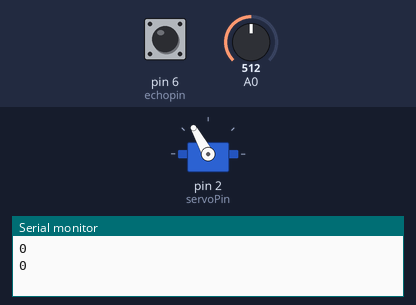
The sketch below on a simulated Arduino Uno, built with avr-gcc and run on an emulated ATmega328P. Shown: servo, the last lines printed to the serial monitor. Inputs (shaded band) come from the test bench; at power-on: A0 = 512, pin 6 (echopin) LOW.

Above: at 2.2 s.
2.3 s: A0 set to 716
At 5.5 s:
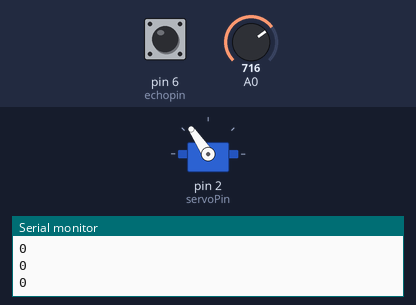
5.8 s: A0 set to 511
At 8.3 s:
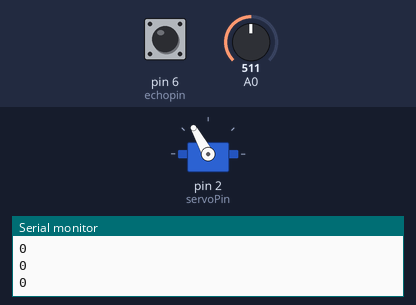
9.0 s: pin 6 (echopin) pulsed HIGH 2 times (0.12 s each, 0.3 s apart)
At 10.2 s:
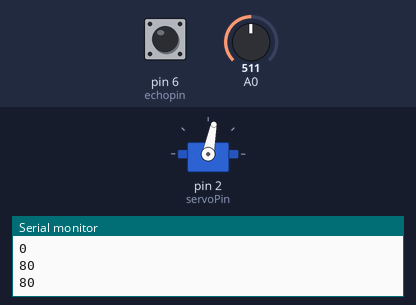
Timing chart, 0 to 13.1 s (numbered marks = the images above; inputs shaded):
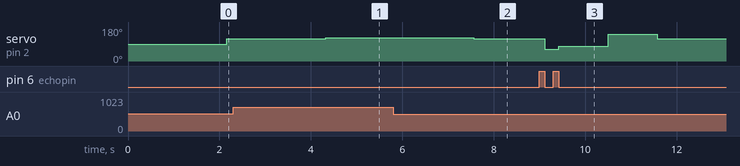

Measured:
- after the input at 2.3 s, servo on pin 2 (servoPin): 119° → 124° after 2.0 s
- after the input at 5.8 s, servo on pin 2 (servoPin): 124° → 119° after 1.8 s
- after the input at 9.0 s, servo on pin 2 (servoPin): 119° → 62° after 0.12 s, → 79° 0.30 s later, → 142° 1.1 s later, → 119° 1.1 s later

The sketch:

BallBeamArduinoCode_hcsr04.ino
```cpp
#include<Servo.h>
#include<PID_v1.h>

#define echopin 6 // echo pin
#define trigpin 7 // Trigger pin

const int servoPin = 2;                                               //Servo Pin

float Kp = 0.5;                                                    //Initial Proportional Gain
float Ki = 0.0;                                                      //Initial Integral Gain
float Kd = 0.1;                                                    //Intitial Derivative Gain
double Setpoint, Input, Output, ServoOutput;

PID myPID(&Input, &Output, &Setpoint, Kp, Ki, Kd, DIRECT);           //Initialize PID object, which is in the class PID.
Servo myServo;   //Initialize Servo.

void setup() {
  Serial.begin(9600);                                                //Begin Serial
  myServo.attach(servoPin);                                          //Attach Servo

  pinMode (trigpin, OUTPUT);
  pinMode (echopin, INPUT);

  Input = readPosition();                                            //Calls function readPosition() and sets the balls
                                                                     //  position as the input to the PID algorithm
  myPID.SetMode(AUTOMATIC);                                          //Set PID object myPID to AUTOMATIC
  myPID.SetOutputLimits(-40,40);                                     //Set Output limits to -80 and 80 degrees.
}

void loop(){
 int adc = analogRead(A0);
 Setpoint = map(adc,0,1023,10,60);
 Input = readPosition();
 myPID.Compute();                                                   //computes Output in range of -80 to 80 degrees
 ServoOutput=102+Output;                                            // 102 degrees is my horizontal
 myServo.write(ServoOutput);                                        //Writes value of Output to servo
 }

float readPosition() {
delay(80);  //Don't set too low or echos will run into eachother.

long duration, cm;
unsigned long now = millis();
 digitalWrite(trigpin,LOW);
 delayMicroseconds(2);
 digitalWrite(trigpin,HIGH);
 delayMicroseconds(10);
 duration = pulseIn (echopin,HIGH);
 cm = duration/ 29 / 2;
  if(cm > 80)    // 30 cm is the maximum position for the ball
  {cm=80;}

  Serial.println(cm);
  return cm;    //Returns distance value.
}
```
